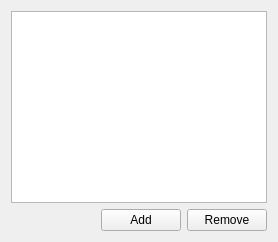
              <widget class="QWidget" name="tab_27">
               <attribute name="title">
                <string>Variables</string>
               </attribute>
               <layout class="QVBoxLayout" name="verticalLayout_18">
                <item>
                 <widget class="QListWidget" name="unitVariableWidget">
                  <property name="sizePolicy">
                   <sizepolicy hsizetype="Expanding" vsizetype="Expanding">
                    <horstretch>0</horstretch>
                    <verstretch>0</verstretch>
                   </sizepolicy>
                  </property>
                 </widget>
                </item>
                <item>
                 <layout class="QHBoxLayout" name="horizontalLayout_18">
                  <item>
                   <spacer name="horizontalSpacer_7">
                    <property name="orientation">
                     <enum>Qt::Horizontal</enum>
                    </property>
                    <property name="sizeHint" stdset="0">
                     <size>
                      <width>40</width>
                      <height>20</height>
                     </size>
                    </property>
                   </spacer>
                  </item>
                  <item>
                   <widget class="QPushButton" name="unitAddVarBtn">
                    <property name="text">
                     <string>Add</string>
                    </property>
                   </widget>
                  </item>
                  <item>
                   <widget class="QPushButton" name="unitRemoveVarBtn">
                    <property name="text">
                     <string>Remove</string>
                    </property>
                   </widget>
                  </item>
                 </layout>
                </item>
               </layout>
              </widget>
